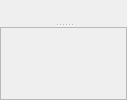
           <widget class="MiniSplitter" name="splitter_16">
            <property name="orientation">
             <enum>Qt::Vertical</enum>
            </property>
            <widget class="QWidget" name="layoutWidget_4">
             <layout class="QGridLayout" name="gridLayout_37">
              <property name="spacing">
               <number>0</number>
              </property>
              <item row="0" column="0" colspan="4">
               <layout class="QHBoxLayout" name="horizontalLayout_25">
                <property name="spacing">
                 <number>0</number>
                </property>
                <item>
                 <widget class="QLabel" name="CommandLabel">
                  <property name="font">
                   <font>
                    <bold>true</bold>
                   </font>
                  </property>
                  <property name="styleSheet">
                   <string notr="true">color: rgb(170, 0, 0);</string>
                  </property>
                  <property name="text">
                   <string/>
                  </property>
                 </widget>
                </item>
                <item>
                 <spacer name="horizontalSpacer_8">
                  <property name="orientation">
                   <enum>Qt::Horizontal</enum>
                  </property>
                  <property name="sizeHint" stdset="0">
                   <size>
                    <width>40</width>
                    <height>20</height>
                   </size>
                  </property>
                 </spacer>
                </item>
                <item>
                 <widget class="QPushButton" name="EnableSortingCommands">
                  <property name="text">
                   <string/>
                  </property>
                  <property name="icon">
                   <iconset resource="images.qrc">
                    <normaloff>:/images/sort-presence.svg</normaloff>:/images/sort-presence.svg</iconset>
                  </property>
                  <property name="checkable">
                   <bool>true</bool>
                  </property>
                  <property name="flat">
                   <bool>true</bool>
                  </property>
                 </widget>
                </item>
                <item>
                 <widget class="QPushButton" name="ClearFiltersCom">
                  <property name="text">
                   <string/>
                  </property>
                  <property name="icon">
                   <iconset resource="images.qrc">
                    <normaloff>:/images/kt-remove-filters.svg</normaloff>:/images/kt-remove-filters.svg</iconset>
                  </property>
                  <property name="flat">
                   <bool>true</bool>
                  </property>
                 </widget>
                </item>
               </layout>
              </item>
             </layout>
            </widget>
            <widget class="QWidget" name="gridLayoutWidget_4">
             <layout class="QGridLayout" name="gridLayout_39">
              <property name="spacing">
               <number>0</number>
              </property>
              <item row="0" column="0">
               <widget class="QScrollArea" name="scrollArea_6">
                <property name="widgetResizable">
                 <bool>true</bool>
                </property>
                <widget class="QWidget" name="scrollAreaWidgetContents_6">
                 <property name="geometry">
                  <rect>
                   <x>0</x>
                   <y>0</y>
                   <width>17</width>
                   <height>16</height>
                  </rect>
                 </property>
                </widget>
               </widget>
              </item>
             </layout>
            </widget>
           </widget>
